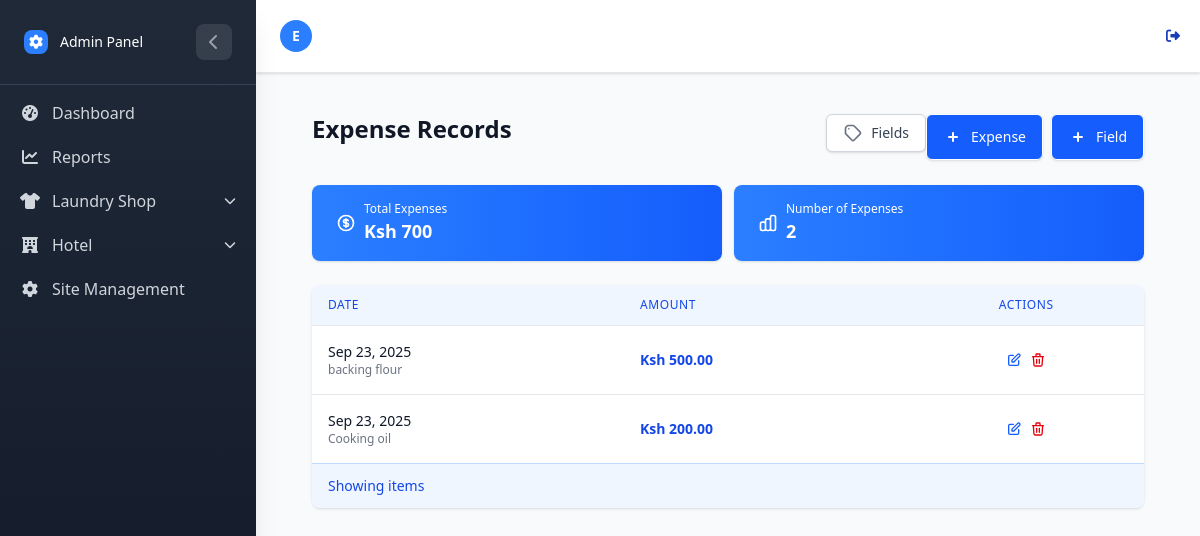
Before: /Hotel/expenses/ (signed in) with the older database file.
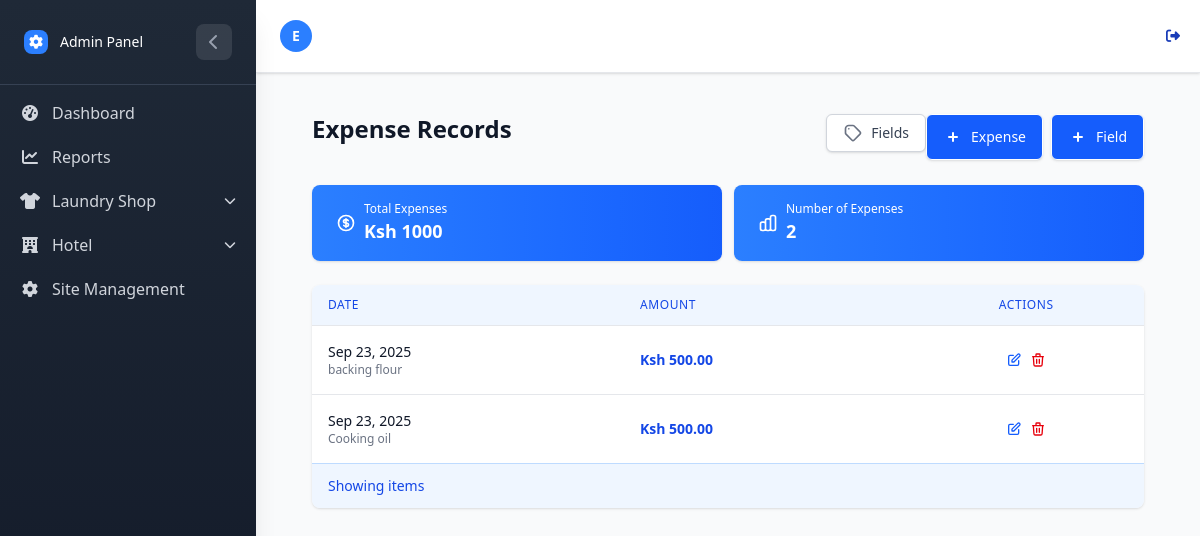
After: the same page with the newer database file.
### HotelApp/models.py (models this page shows, shortened)
class HotelExpenseRecord(models.Model):
    field = models.ForeignKey(
        HotelExpenseField, on_delete=models.CASCADE, related_name="records", db_index=True
    )
    amount = models.DecimalField(max_digits=10, decimal_places=2)
    date = models.DateField(auto_now_add=True, db_index=True)
    notes = models.CharField(max_length=150, null=True, blank=True)

class HotelExpenseField(models.Model):
    label = models.CharField(max_length=100, db_index=True)
    created_at = models.DateTimeField(auto_now_add=True)
    class Meta:
        unique_together = ('label',)  # Prevent duplicate labels

### HotelApp/Vews/expense.py (the view)
# urls.py: path('expenses/', expense_list, name='expense_list'),
@login_required
def expense_list(request):
    records = HotelExpenseRecord.objects.select_related("field").order_by("-date")
    total_amount = records.aggregate(Sum('amount'))['amount__sum'] or 0
    record_count = records.count()
    average_expense = records.aggregate(Avg('amount'))['amount__avg'] or 0
    context = {
        "records": records,
        "total_amount": total_amount,
        "record_count": record_count,
        "average_expense": round(average_expense, 2),
    }
    return render(request, "Hotelexpenses/expense_list.html", context)

### HotelApp/templates/Hotelexpenses/expense_list.html (shortened to what the changed rows need)
{% extends "../home.html" %}
{% block content %}
<div class="max-w-7xl mx-auto px-4 sm:px-6 lg:px-8 py-4 sm:py-6 lg:py-8">
    <div class="flex flex-col sm:flex-row sm:items-center sm:justify-between mb-6 sm:mb-8">
        <h1 class="text-2xl sm:text-3xl font-bold text-gray-900 mb-4 sm:mb-0">Expense Records</h1>
    </div>
    <div class="grid grid-cols-2 xs:grid-cols-1 gap-3 sm:gap-5 mb-6 sm:mb-8">
        <div class="bg-gradient-to-r from-blue-500 to-blue-600 overflow-hidden shadow rounded-lg text-white">
            <div class="px-4 py-4 sm:p-5">
                <div class="flex items-center">
                    <div class="ml-4 flex-1 min-w-0">
                        <dl>
                            <dd class="flex items-baseline">
                                <div class="text-lg sm:text-xl font-semibold">Ksh {{ total_amount|default:"0.00" }}
                                </div>
                            </dd>
                        </dl>
                    </div>
                </div>
            </div>
        </div>
    </div>
    {% if records %}
    <div class="bg-white shadow overflow-hidden rounded-lg w-full">
        <div class="overflow-x-auto w-full">
            <table class="w-full divide-y divide-gray-200">
                <thead class="bg-blue-50">
                    <tr>
                        <th scope="col"
                            class="px-4 py-3 text-left text-xs font-medium text-blue-700 uppercase tracking-wider">
                            Date
                        </th>
                        <th scope="col"
                            class="px-4 py-3 text-left text-xs font-medium text-blue-700 uppercase tracking-wider">
                            Amount
                        </th>
                        <th scope="col"
                            class="px-4 py-3 text-right text-xs font-medium text-blue-700 uppercase tracking-wider">
                            Actions
                        </th>
                    </tr>
                </thead>
                <tbody class="bg-white divide-y divide-gray-200">
                    {% for record in records %}
                    <tr class="hover:bg-blue-50 transition-colors duration-150">
                        <td class="px-4 py-4 whitespace-nowrap">
                            <div class="text-sm font-medium text-gray-900">{{ record.date|date:"M d, Y" }}</div>
                            <div class="text-xs text-gray-500 sm:hidden">{{ record.field.label }}</div>
                        </td>
                        <td class="px-4 py-4 whitespace-nowrap">
                            <div class="text-sm font-semibold text-blue-700">Ksh {{ record.amount }}</div>
                        </td>
                        <td class="px-4 py-4 whitespace-nowrap text-right text-sm font-medium">
                            <div class="flex justify-center space-x-2">
                                <a href="{% url 'hotel:edit_expense_record' record.id %}"
                                    class="text-blue-600 hover:text-blue-800 p-1 rounded-full hover:bg-blue-100 transition-colors duration-150"
                                    title="Edit">
                                </a>
                                <a href="{% url 'hotel:delete_expense_record' record.id %}"
                                    class="text-red-600 hover:text-red-800 p-1 rounded-full hover:bg-red-100 transition-colors duration-150"
                                    title="Delete">
                                </a>
                            </div>
                        </td>
                    </tr>
                    {% endfor %}
                </tbody>
            </table>
        </div>
    </div>
    {% endif %}
</div>
{% endblock %}

Changed rows visible on the page:
changed HotelExpenseRecord "Cooking oil": amount "200.00" → "500.00"
Other visible differences:
{{ total_amount|default:"0.00" }}: "700" → "1000"
